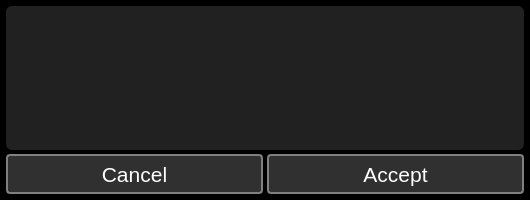
<?xml version="1.0" encoding="UTF-8"?>
<ui version="4.0">
 <class>AskDialog</class>
 <widget class="QDialog" name="AskDialog">
  <property name="geometry">
   <rect>
    <x>0</x>
    <y>0</y>
    <width>530</width>
    <height>200</height>
   </rect>
  </property>
  <property name="minimumSize">
   <size>
    <width>530</width>
    <height>200</height>
   </size>
  </property>
  <property name="maximumSize">
   <size>
    <width>530</width>
    <height>200</height>
   </size>
  </property>
  <property name="windowTitle">
   <string>Confirmation</string>
  </property>
  <property name="windowIcon">
   <iconset resource="../../resources.qrc">
    <normaloff>:/PNG/IMG/question_mark.png</normaloff>:/PNG/IMG/question_mark.png</iconset>
  </property>
  <property name="styleSheet">
   <string notr="true">QMainWindow{
background-color: #000000;
}

QWidget{
background-color: #000000;
}

QGroupBox{
background-color: #212121;
border: none;
padding: 4px;
border-radius: 6px;
color: white;
}

QPushButton{
background-color: #303030;
border: 2px solid gray;
border-radius: 4px;
color: white;
}
QPushButton:hover{
border-color: white;
}

QLineEdit{
background-color: #303030;
border: 1px solid gray;
border-radius: 4px;
color: white;
}
QLineEdit:focus{
border-color: white;
}

QTextEdit{
background-color: #303030;
border: 1px solid gray;
border-radius: 4px;
color: white;
}
QTextEdit:focus{
border-color: white;
}

QLabel{
color: white;
background: transparent;
}

QListWidget{
background: transparent;
border: 1px solid gray;
border-radius: 6px;
padding: 6px;
}
QListWidget::item{
background-color: rgba(255,255,255,50);
border: none;
color: white;
border-radius: 6px;
padding: 6px;
margin-top: 6px;
}
QListWidget::item:hover{
background-color: rgba(255,255,255,100);
}

QCheckBox{
background: transparent;
color: white;
}
QCheckBox::indicator{
width:24px;
height: 24px;
border: 1px solid gray;
border-radius: 4px;
}
QCheckBox::indicator:hecked{
image: url(:/PNG/IMG/done.png);
}
QCheckBox::indicator:unchecked{
image: none;
}

QTabWidget::pane{
background: transparent;
border: none;
padding: 4px;
border-radius: 6px;
}
QTabBar::tab{
background-color: #303030;
border: 2px solid gray;
border-radius: 4px;
color: white;
padding-left: 6px;
padding-right: 6px;
padding-top: 3px;
padding-bottom: 3px;
margin-left: 2px;
}
QTabBar::tab:hover{
border-color: white;
}
QTabBar::tab:selected{
border-color: white;
}

QScrollBar:vertical {        
border: none;
width:14px;
background-color: #212121;
margin: 0px 0px 0px 0px;
padding-left: 6px;
}
QScrollBar::handle:vertical{
background: gray;
border-radius: 4px;
min-height: 20px;
}
QScrollBar::add-line:vertical {
background-color: #212121;
height: 0px;
subcontrol-position: bottom;
subcontrol-origin: margin;
}
QScrollBar::sub-line:vertical {
background-color: #212121;
height: 0 px;
subcontrol-position: top;
subcontrol-origin: margin;
}
QScrollBar::add-page:vertical{
background-color: #212121;
}
QScrollBar::sub-page:vertical{
background-color: #212121;
}

QScrollBar:horizontal {        
border: none;
height:14px;
background-color: #212121;
margin: 0px 0px 0px 0px;
padding-top: 6px;
}
QScrollBar::handle:horizontal{
background: gray;
border-radius: 4px;
min-width: 20px;
}
QScrollBar::add-line:horizontal {
background-color: #212121;
height: 0px;
subcontrol-position: bottom;
subcontrol-origin: margin;
}
QScrollBar::sub-line:horizontal {
background-color: #212121;
height: 0 px;
subcontrol-position: top;
subcontrol-origin: margin;
}
QScrollBar::add-page:horizontal{
background-color: #212121;
}
QScrollBar::sub-page:horizontal{
background-color: #212121;
}

QComboBox{
background-color: #303030;
border: 1px solid gray;
border-radius: 4px;
color: white;
}
QComboBox QAbstractItemView{
color: white;
background-color: black;
}

QTableView{
background-color: #212121;
border: 1px solid gray;
border-radius: 6px;
color: white;
}

QDoubleSpinBox{
background-color: #303030;
border: 1px solid gray;
border-radius: 4px;
color: white;
}</string>
  </property>
  <layout class="QGridLayout" name="gridLayout">
   <property name="leftMargin">
    <number>6</number>
   </property>
   <property name="topMargin">
    <number>6</number>
   </property>
   <property name="rightMargin">
    <number>6</number>
   </property>
   <property name="bottomMargin">
    <number>6</number>
   </property>
   <property name="spacing">
    <number>4</number>
   </property>
   <item row="0" column="0" colspan="2">
    <widget class="QGroupBox" name="groupBox">
     <property name="title">
      <string/>
     </property>
     <layout class="QGridLayout" name="gridLayout_2">
      <property name="leftMargin">
       <number>6</number>
      </property>
      <property name="topMargin">
       <number>6</number>
      </property>
      <property name="rightMargin">
       <number>6</number>
      </property>
      <property name="bottomMargin">
       <number>6</number>
      </property>
      <property name="spacing">
       <number>4</number>
      </property>
      <item row="0" column="0">
       <layout class="QGridLayout" name="gridLayout_3">
        <item row="0" column="0">
         <widget class="QLabel" name="label_icon">
          <property name="minimumSize">
           <size>
            <width>64</width>
            <height>64</height>
           </size>
          </property>
          <property name="maximumSize">
           <size>
            <width>64</width>
            <height>64</height>
           </size>
          </property>
          <property name="text">
           <string>&lt;html&gt;&lt;head/&gt;&lt;body&gt;&lt;p align=&quot;center&quot;&gt;&lt;img src=&quot;:/PNG/IMG/question_mark.png&quot; width=&quot;60&quot; height=&quot;60&quot;/&gt;&lt;/p&gt;&lt;/body&gt;&lt;/html&gt;</string>
          </property>
         </widget>
        </item>
       </layout>
      </item>
      <item row="0" column="1">
       <layout class="QGridLayout" name="gridLayout_4">
        <item row="0" column="0">
         <widget class="QLabel" name="label_text">
          <property name="sizePolicy">
           <sizepolicy hsizetype="MinimumExpanding" vsizetype="MinimumExpanding">
            <horstretch>0</horstretch>
            <verstretch>0</verstretch>
           </sizepolicy>
          </property>
          <property name="font">
           <font>
            <pointsize>14</pointsize>
           </font>
          </property>
          <property name="text">
           <string/>
          </property>
          <property name="wordWrap">
           <bool>true</bool>
          </property>
         </widget>
        </item>
       </layout>
      </item>
     </layout>
    </widget>
   </item>
   <item row="1" column="0">
    <widget class="QPushButton" name="pushButton_cancel">
     <property name="minimumSize">
      <size>
       <width>0</width>
       <height>40</height>
      </size>
     </property>
     <property name="font">
      <font>
       <pointsize>16</pointsize>
      </font>
     </property>
     <property name="focusPolicy">
      <enum>Qt::ClickFocus</enum>
     </property>
     <property name="text">
      <string>Cancel</string>
     </property>
     <property name="icon">
      <iconset resource="../../resources.qrc">
       <normaloff>:/PNG/IMG/cancel.png</normaloff>:/PNG/IMG/cancel.png</iconset>
     </property>
     <property name="iconSize">
      <size>
       <width>32</width>
       <height>32</height>
      </size>
     </property>
    </widget>
   </item>
   <item row="1" column="1">
    <widget class="QPushButton" name="pushButton_accept">
     <property name="minimumSize">
      <size>
       <width>0</width>
       <height>40</height>
      </size>
     </property>
     <property name="font">
      <font>
       <pointsize>16</pointsize>
      </font>
     </property>
     <property name="focusPolicy">
      <enum>Qt::ClickFocus</enum>
     </property>
     <property name="text">
      <string>Accept</string>
     </property>
     <property name="icon">
      <iconset resource="../../resources.qrc">
       <normaloff>:/PNG/IMG/done.png</normaloff>:/PNG/IMG/done.png</iconset>
     </property>
     <property name="iconSize">
      <size>
       <width>32</width>
       <height>32</height>
      </size>
     </property>
    </widget>
   </item>
  </layout>
 </widget>
 <resources>
  <include location="../../resources.qrc"/>
 </resources>
 <connections/>
</ui>
